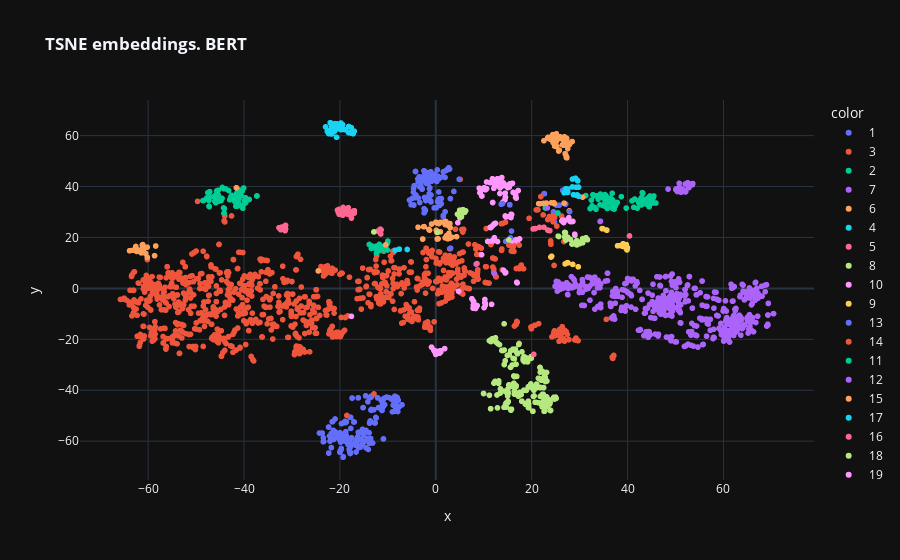

Source (notebook cell):
### Code cell
fig = px.scatter(x=embeddings_bert_2d[:, 0], y=embeddings_bert_2d[:, 1], color=sections,
                 title='<b>TSNE embeddings. BERT</b>', hover_name=okved_data['name_section'])

fig
